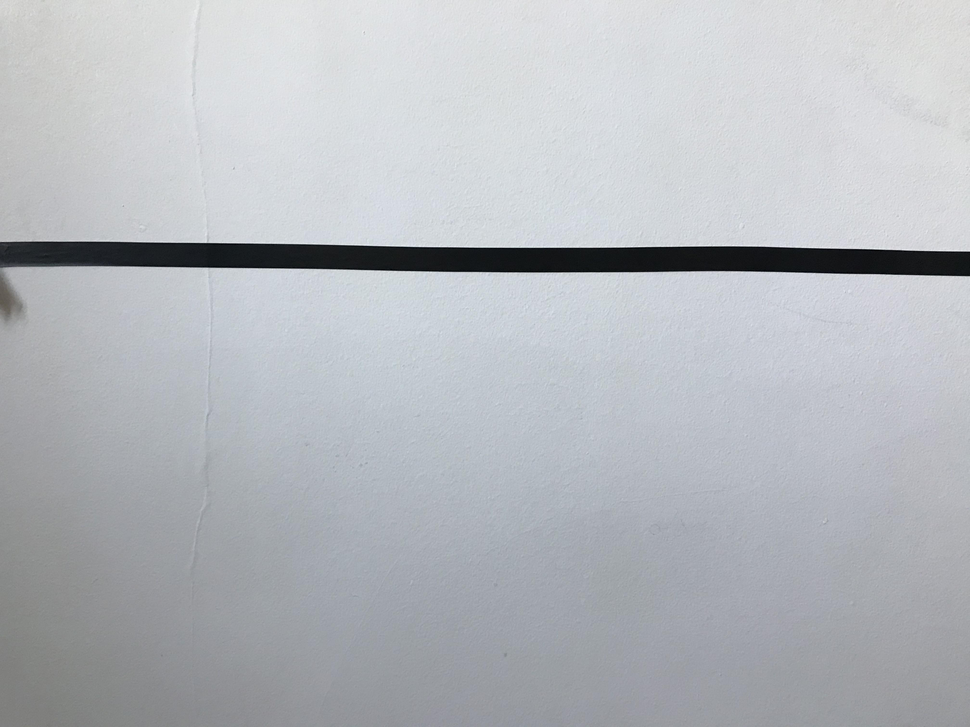
#> input picture Horizon detection/Baseline2.png, 970 x 727 px, shrunk from 4032 x 3024 before the run
$ python Line_detection.py
#> lines starting #> are read from the running program, lines starting #| are printed output that depends on the picture; after the words box and inside, x2 and y2 are one past the last pixel; in counts of white or black regions, pixels touching at a corner belong together
import cv2
import numpy as np

# Load the image
image = cv2.imread('Baseline2.png')
#> image is the input picture: shape (727, 970, 3); mean B, G, R 189.4, 184.4, 181.2

if image is None:
    print("Error: Unable to load the image.")
    exit()

# Convert the image to grayscale
gray = cv2.cvtColor(image, cv2.COLOR_BGR2GRAY)

# Apply edge detection (optional)
edges = cv2.Canny(gray, 50, 150, apertureSize=3)
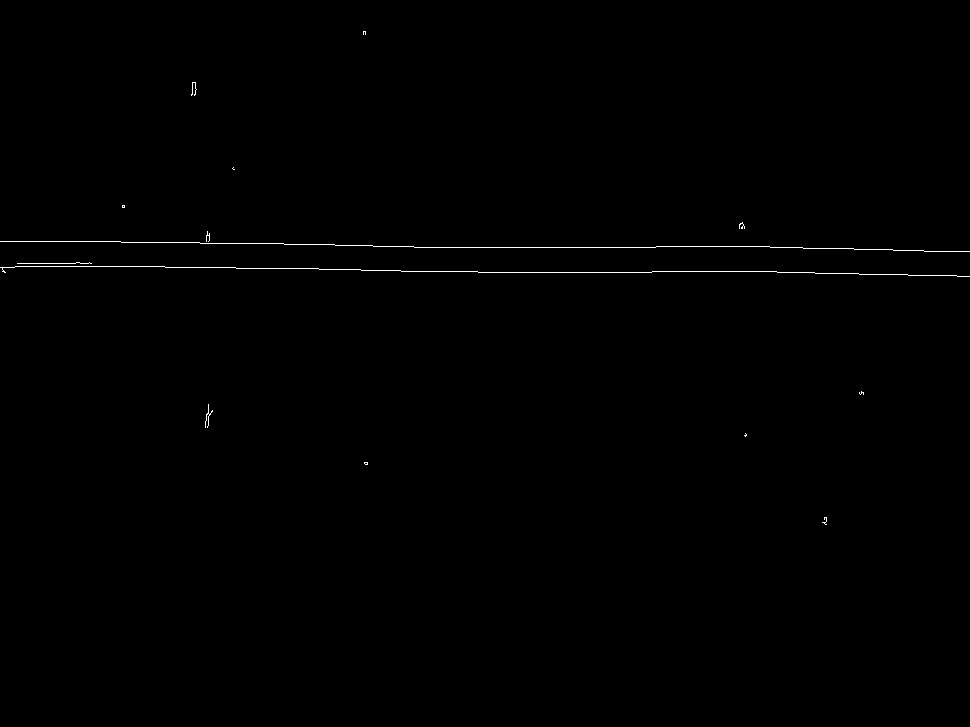
#> edges: shape (727, 970); 0.31% white in thin lines or dots, all inside (x1, y1, x2, y2) = (0, 31, 970, 525)

# Use Hough Line Transform to detect lines
lines = cv2.HoughLines(edges, 1, np.pi/180, 200)
#> lines = [[239, 1.59], [263, 1.59], [247, 1.57], [272, 1.57]]

# Iterate through each detected line
for rho, theta in lines[:, 0]:
    a = np.cos(theta)
    b = np.sin(theta)
    x0 = a * rho
    y0 = b * rho
    x1 = int(x0 + 1000 * (-b))
    y1 = int(y0 + 1000 * (a))
    x2 = int(x0 - 1000 * (-b))
    y2 = int(y0 - 1000 * (a))

    # Draw the line on the original image
    cv2.line(image, (x1, y1), (x2, y2), (0, 0, 255), 2)
#> this loop made 4 passes
#> (rho, theta, a, x0, y0, x1, y1, x2) on passes 1 to 4: (239, 1.59, -0.0175, -4.17, 239, -1004, 221, 995), (263, 1.59, -0.0175, -4.59, 263, -1004, 245, 995), (247, 1.57, -4.37e-08, -1.08e-05, 247, -1000, 246, 999), (272, 1.57, -4.37e-08, -1.19e-05, 272, -1000, 271, 999)
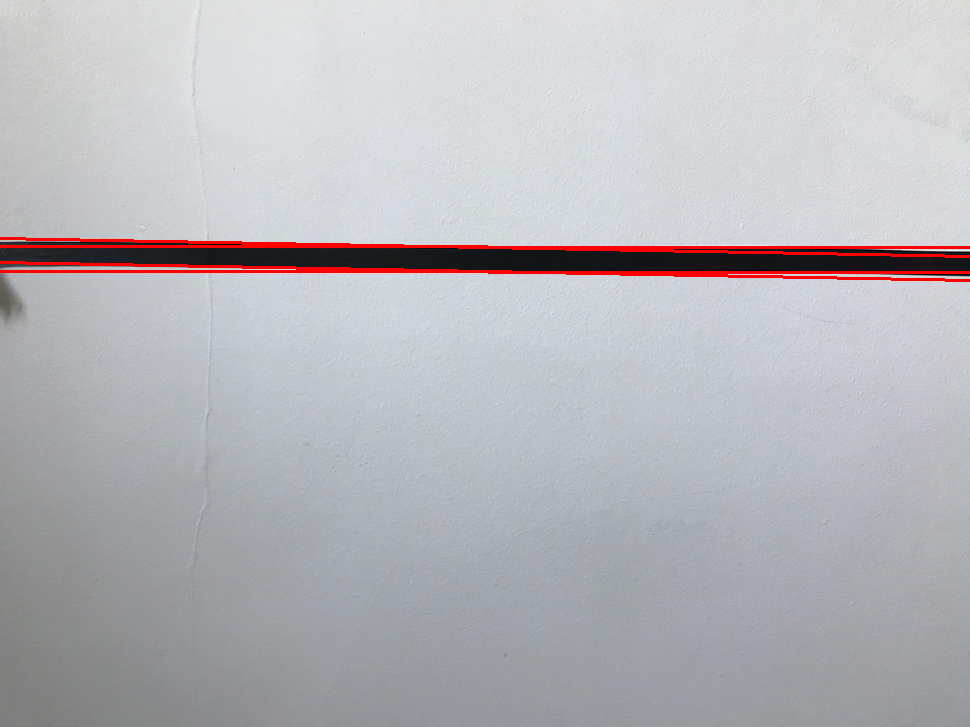
#> image: shape (727, 970, 3); 1.47% of pixels changed, all inside (x1, y1, x2, y2) = (0, 237, 970, 282)

# Show the result
cv2.imshow('Detected Lines', image)
cv2.waitKey(0)
cv2.destroyAllWindows()

$ run again, with Horizon detection/baseline.jpeg saved as Horizon detection/Baseline2.png
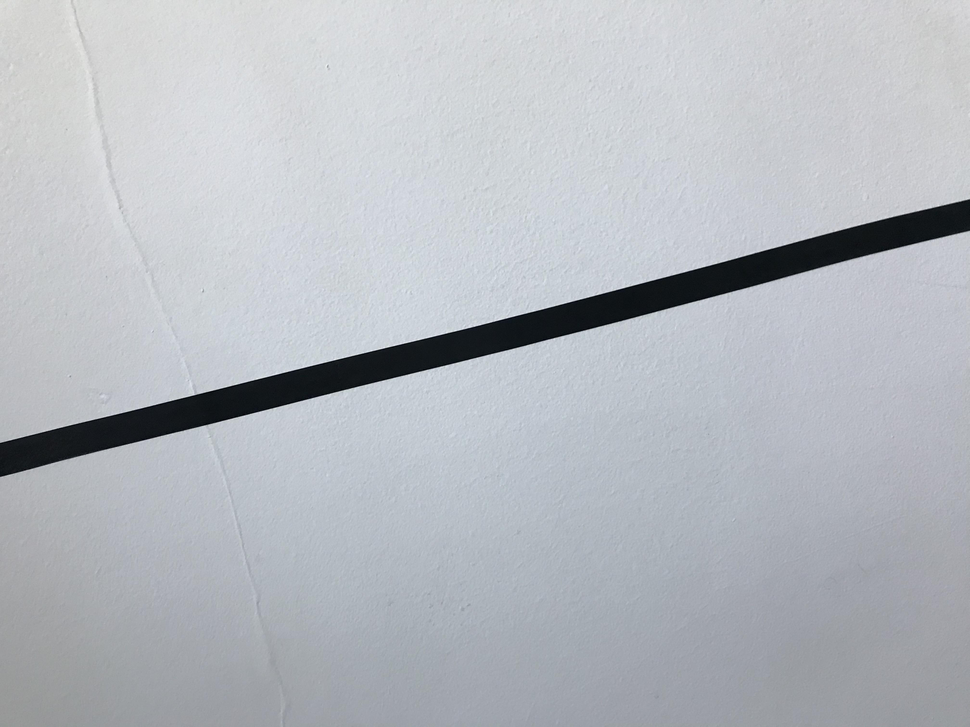
#> input picture Horizon detection/baseline.jpeg, 970 x 727 px, shrunk from 4032 x 3024 before the run
#> image is the input picture: shape (727, 970, 3); mean B, G, R 191.4, 185.4, 181.6
#> `edges = cv2.Canny(gray, 50, 150, apertureSize=3)`:
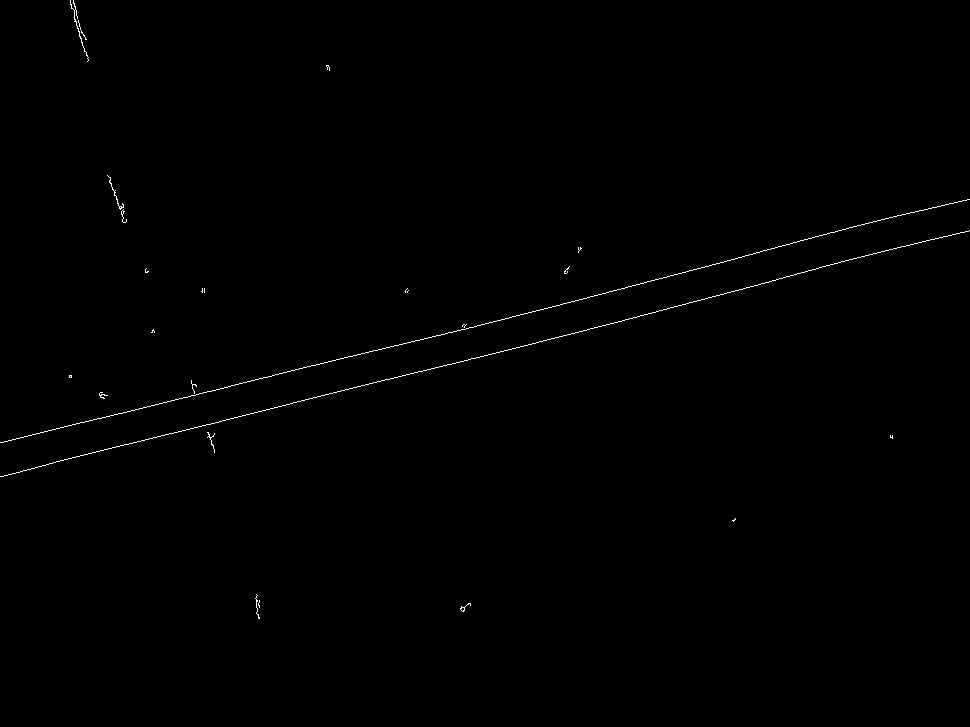
#> edges: shape (727, 970); 0.34% white in thin lines or dots, all inside (x1, y1, x2, y2) = (0, 0, 970, 619)
#> lines = [[430, 1.33], [462, 1.33], [439, 1.31], [470, 1.31]]
#> the loop `for rho, theta in lines[:, 0]:` made 4 passes
#> (rho, theta, a, b, x0, y0, x1, y1) on passes 1 to 4: (430, 1.33, 0.242, 0.97, 104, 417.2, -866, 659), (462, 1.33, 0.242, 0.97, 111.8, 448.3, -858, 690), (439, 1.31, 0.259, 0.966, 113.6, 424, -852, 682), (470, 1.31, 0.259, 0.966, 121.6, 454, -844, 712)
#> after the loop `for rho, theta in lines[:, 0]:`:
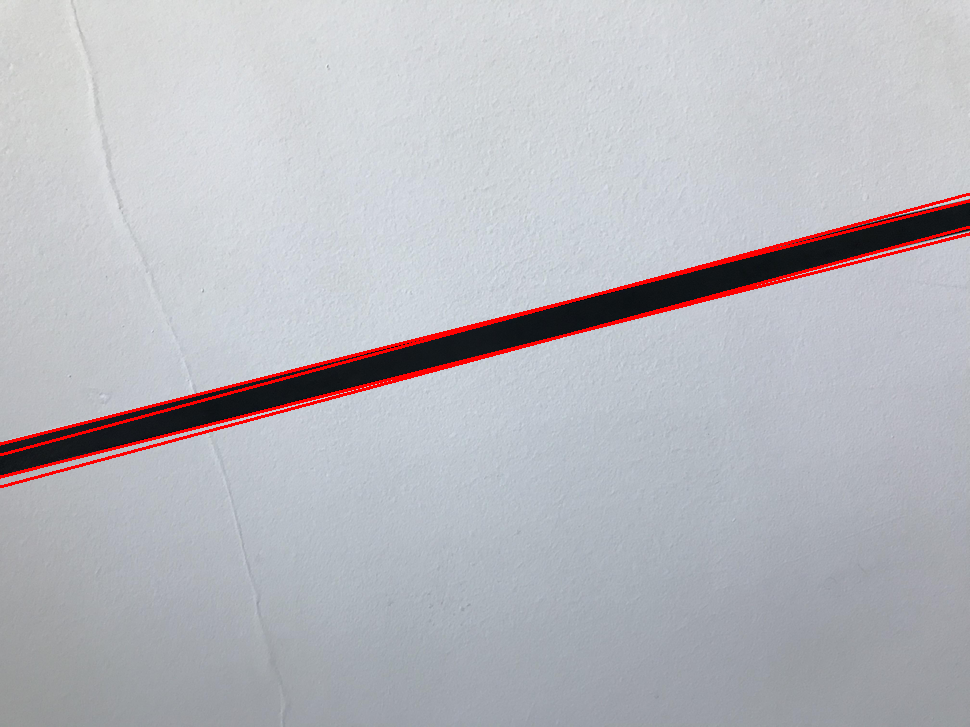
#> image: shape (727, 970, 3); 1.54% of pixels changed, all inside (x1, y1, x2, y2) = (0, 193, 970, 488)
